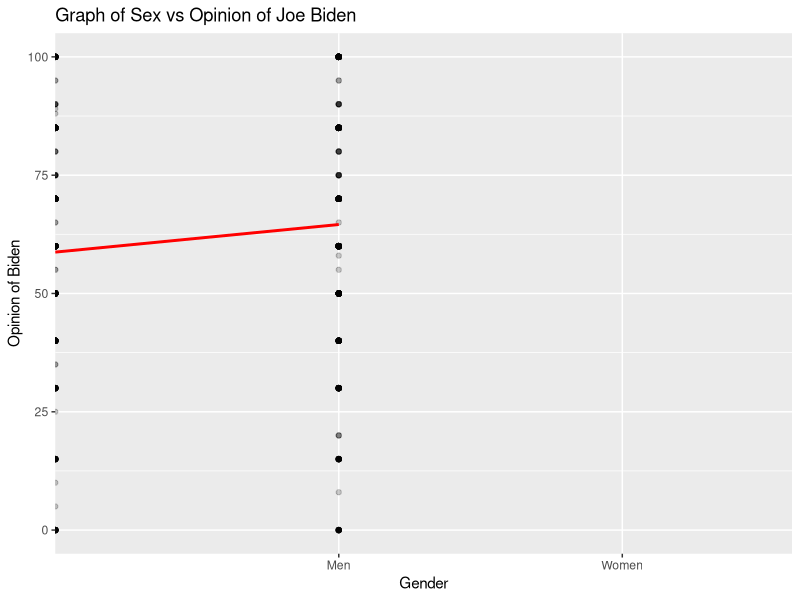

Reproduce this figure in R.
## ---- chunk 1
knitr::opts_chunk$set(echo = TRUE)

library(tidyverse)
library(dplyr)
library(modelr)
library(broom)
library(rsample)
library(magrittr)
library(caret )
## ---- chunk 2
#Do women display higher feeling thermometer ratings for Joe Biden than men?

#get the data
library(readr)
biden <- read_csv("data/biden.csv")
## ---- chunk 3
#Estimate a basic (single variable) linear regression model of the relationship between gender and feelings towards Joe Biden.

bid_mod <- lm(biden ~ female, data = biden)
## ---- chunk 4
#Calculate predicted values, graph the relationship between the two variables using the predicted values, and determine whether there appears to be a significant relationship.

grid <- biden %>% 
  data_grid(female, biden) 


grid <- grid %>% 
  add_predictions(bid_mod)

#make new df with predicted values
pred <- augment(bid_mod, type.predict = "response")

ggplot(data = pred, aes(x = female, y = biden, group = 1)) +
  geom_point(alpha = .2) +
  geom_line(data = pred, 
            aes(y=.fitted), 
            color = "red", size = 1) +
  labs(title = "Graph of Sex vs Opinion of Joe Biden", y = "Opinion of Biden", x = "Gender") + scale_x_discrete(limits = c("0", "1"), labels = c("Men", "Women"))

summary(bid_mod)
## ---- chunk 5
#Build the best predictive linear regression model of attitudes towards Joe Biden given the variables you have available. In this context, “best” is defined as the model with the lowest MSE. Compare at least three different model formulations (aka different combinations of variables). Use 10-fold cross-validation to avoid a biased estimate of MSE.

biden_age_pid <- lm(biden ~ age+pid, data = biden)

biden_pid <- lm(biden ~ pid, data = biden)

biden_age <- lm(biden ~ age, data = biden)

#for age+pid 
# function to generate assessment statistics for titanic model

holdout_results_pid_age <- function(splits) {
  # Fit the model to the training set
  mod <- glm(biden ~ age+pid, data = analysis(splits))

  # Save the heldout observations
  holdout <- assessment(splits)

  # `augment` will save the predictions with the holdout data set
  res <- augment(mod, newdata = holdout) %>% 
    mutate(.resid = biden -.fitted)

  # Return the assessment data set with the additional columns
  res
}

#for pid
# function to generate assessment statistics for titanic model

holdout_results_pid <- function(splits) {
  # Fit the model to the training set
  mod <- glm(biden ~ pid, data = analysis(splits))

  # Save the heldout observations
  holdout <- assessment(splits)

  # `augment` will save the predictions with the holdout data set
  res <- augment(mod, newdata = holdout) %>% 
    mutate(.resid = biden -.fitted)

  # Return the assessment data set with the additional columns
  res
}

#for age
# function to generate assessment statistics for titanic model

holdout_results_age <- function(splits) {
  # Fit the model to the training set
  mod <- glm(biden ~ age, data = analysis(splits))

  # Save the heldout observations
  holdout <- assessment(splits)

  # `augment` will save the predictions with the holdout data set
  res <- augment(mod, newdata = holdout) %>% 
    mutate(.resid = biden -.fitted)

  # Return the assessment data set with the additional columns
  res
}

#remove nas
biden_new <- biden%>%
  na.omit()
  

# CV for pid and age
pid_age_cv10 <- vfold_cv(data = biden_new, v = 10) %>%
  mutate(results = map(splits, holdout_results_pid_age),
         mse = map_dbl(results, ~ mean(.$.resid ^ 2)))
mean(pid_age_cv10$mse, na.rm = TRUE)
#error = 401.055

#CV for pid
pid_cv10 <- vfold_cv(data = biden_new, v = 10) %>%
  mutate(results = map(splits, holdout_results_pid),
         mse = map_dbl(results, ~ mean(.$.resid ^ 2)))
mean(pid_cv10$mse, na.rm = TRUE)
#error = 402.2789

#CV for age
age_cv10 <- vfold_cv(data = biden_new, v = 10) %>%
  mutate(results = map(splits, holdout_results_age),
         mse = map_dbl(results, ~ mean(.$.resid ^ 2)))
mean(age_cv10$mse, na.rm = TRUE)
#error = 551.0212



## ---- chunk 6
#what happens if we include gender in the model?
biden_age_pid_gender <- lm(biden ~ age+pid+female, data = biden)

holdout_results_age_pid_gender <- function(splits) {
  # Fit the model to the training set
  mod <- glm(biden ~ age+pid+female, data = analysis(splits))

  # Save the heldout observations
  holdout <- assessment(splits)

  # `augment` will save the predictions with the holdout data set
  res <- augment(mod, newdata = holdout) %>% 
    mutate(.resid = biden -.fitted)

  # Return the assessment data set with the additional columns
  res
}

age_pid_gender_cv10 <- vfold_cv(data = biden_new, v = 10) %>%
  mutate(results = map(splits, holdout_results_age_pid_gender),
         mse = map_dbl(results, ~ mean(.$.resid ^ 2)))
mean(age_pid_gender_cv10$mse, na.rm = TRUE)
#error = 397.4093
